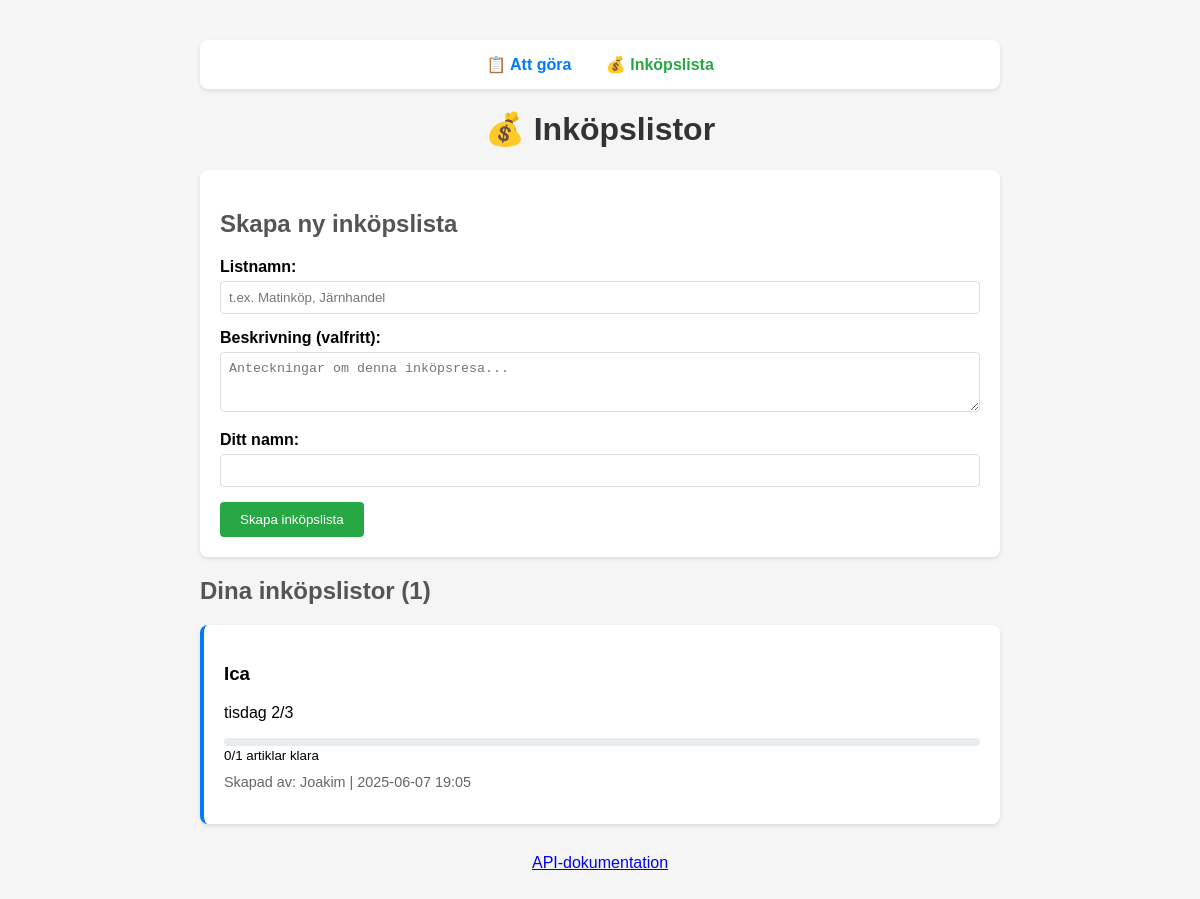
/shopping, run on an earlier commit of the app's database.
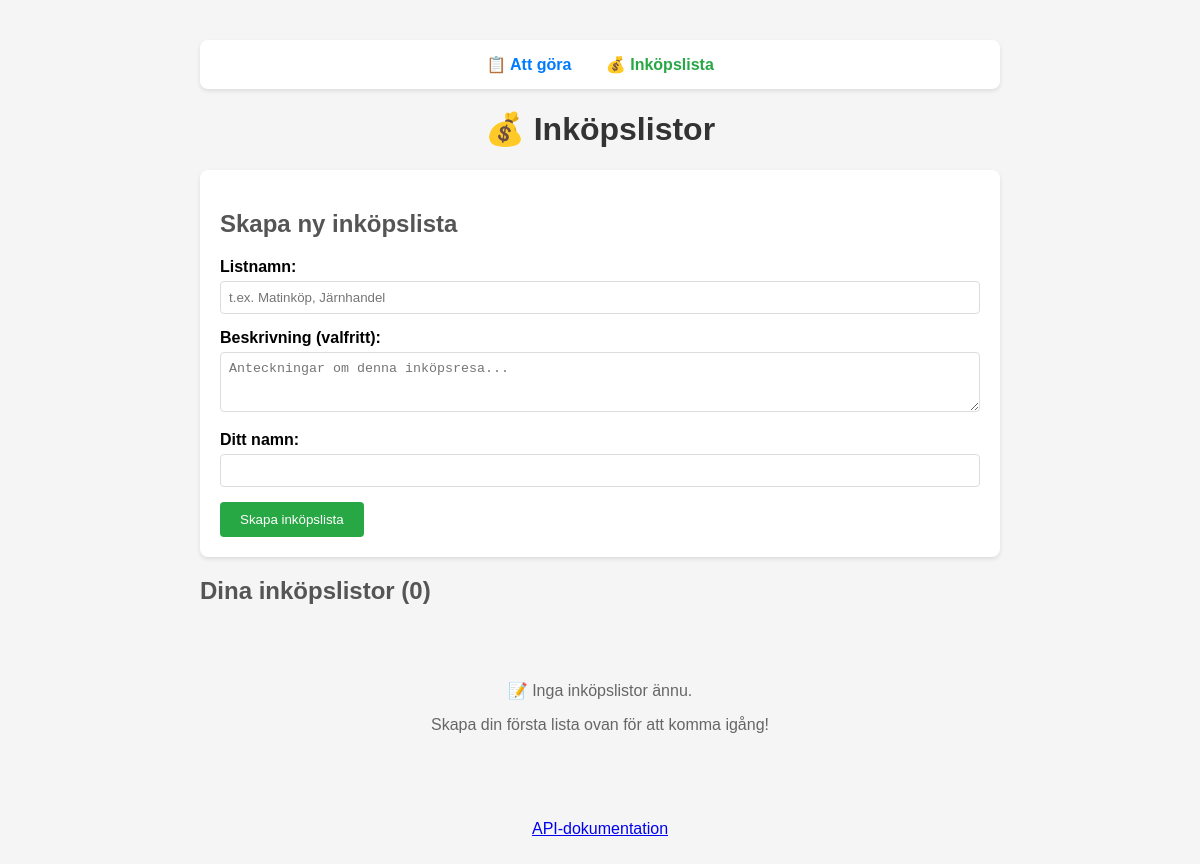
And on a later commit of the database.
### app/models.py (models this page shows)
class ShoppingList(Base):
    __tablename__ = "shopping_lists"
    id = Column(Integer, primary_key=True, index=True)
    name = Column(String, index=True)
    description = Column(Text)
    created_by = Column(String)
    created_at = Column(DateTime, default=swedish_now)
    is_completed = Column(Boolean, default=False)
    items = relationship("ShoppingItem", back_populates="shopping_list", cascade="all, delete-orphan")

### app/routers/shopping.py (the view)
@router.get("/shopping", response_class=HTMLResponse)
async def shopping_home(request: Request, db: Session = Depends(get_db)):
    shopping_lists = db.query(ShoppingList).order_by(desc(ShoppingList.created_at)).all()
    return templates.TemplateResponse("shopping_index.html", {
        "request": request,
        "shopping_lists": shopping_lists
    })

### templates/shopping_index.html (shortened to what this page needs)
<!DOCTYPE html>
<html>
<head>
</head>
<body>
    <div class="container">
        <div class="nav">
            <a href="/">📋 Att göra</a>
            <a href="/shopping" class="active">💰 Inköpslista</a>
        </div>
        <h1>💰 Inköpslistor</h1>
        <div class="form-card">
            <h2>Skapa ny inköpslista</h2>
            <form action="/api/shopping-lists" method="post">
                <div class="form-group">
                    <label for="name">Listnamn:</label>
                    <input type="text" id="name" name="name" placeholder="t.ex. Matinköp, Järnhandel" required>
                </div>
                <div class="form-group">
                    <label for="description">Beskrivning (valfritt):</label>
                    <textarea id="description" name="description" placeholder="Anteckningar om denna inköpsresa..."></textarea>
                </div>
                <div class="form-group">
                    <label for="created_by">Ditt namn:</label>
                    <input type="text" id="created_by" name="created_by" required>
                </div>
                <button type="submit" class="btn">Skapa inköpslista</button>
            </form>
        </div>
        <h2>Dina inköpslistor ({{ shopping_lists|length }})</h2>
        <div id="shopping-lists">
            {% for list in shopping_lists %}
            {% set total_items = list.items|length %}
            {% set checked_items = list.items|selectattr("is_checked")|list|length %}
            <div class="list-card {% if list.is_completed %}completed{% elif total_items > 0 and checked_items < total_items %}active{% endif %}"
                 onclick="location.href='/shopping/{{ list.id }}'">
                <h3>{{ list.name }}</h3>
                {% if list.description %}
                <p>{{ list.description }}</p>
                {% endif %}
                <div class="progress">
                    <div class="progress-bar">
                    </div>
                    <small>{{ checked_items }}/{{ total_items }} artiklar klara</small>
                </div>
                <p class="meta">
                    Skapad av: {{ list.created_by }} | {{ list.created_at.strftime('%Y-%m-%d %H:%M') }}
                </p>
            </div>
            {% else %}
            <div class="empty-state">
                <p>📝 Inga inköpslistor ännu.</p>
                <p>Skapa din första lista ovan för att komma igång!</p>
            </div>
            {% endfor %}
        </div>
        <p style="text-align: center; margin-top: 30px;">
            <a href="/docs">API-dokumentation</a>
        </p>
    </div>
</body>
</html>

### templates/shopping_index.html (style rules this page uses)
body { font-family: Arial, sans-serif; margin: 40px; background: #f5f5f5; }
.container { max-width: 800px; margin: 0 auto; }
.nav { background: white; padding: 15px; border-radius: 8px; margin-bottom: 20px; box-shadow: 0 2px 4px rgba(0,0,0,0.1); text-align: center; }
.nav a { margin: 0 15px; text-decoration: none; color: #007bff; font-weight: bold; }
.nav a.active { color: #28a745; }
.form-card { background: white; padding: 20px; border-radius: 8px; margin-bottom: 20px; box-shadow: 0 2px 4px rgba(0,0,0,0.1); }
.form-group { margin-bottom: 15px; }
.form-group label { display: block; margin-bottom: 5px; font-weight: bold; }
.form-group input, .form-group textarea { width: 100%; padding: 8px; border: 1px solid #ddd; border-radius: 4px; box-sizing: border-box; }
.form-group textarea { height: 60px; resize: vertical; }
.btn { background: #28a745; color: white; padding: 10px 20px; border: none; border-radius: 4px; cursor: pointer; }
h1 { color: #333; text-align: center; }
h2 { color: #555; }
.empty-state { text-align: center; color: #666; padding: 40px; }

What changed in the data, as far as the page shows it:
removed ShoppingList: name "Ica", description "tisdag 2/3", is_completed "0", id "1", created_by "Joakim", created_at "2025-06-07 19:05"
Also different on the page:
{{ shopping_lists|length }}: "1" → "0"
text now shown: "📝 Inga inköpslistor ännu. Skapa din första lista ovan för att komma igång!"
